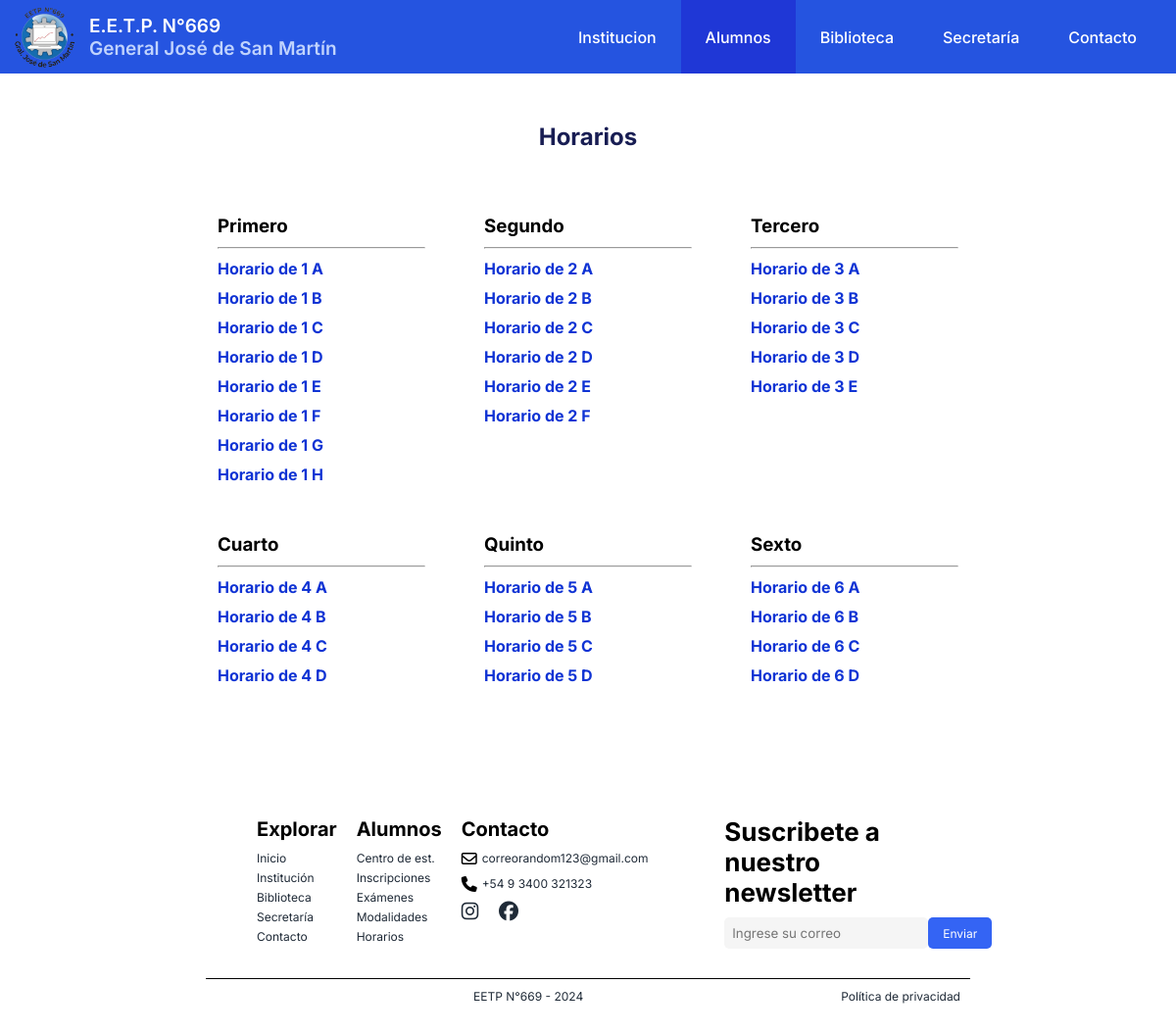
Screenshot of /alumnos/horarios with the database file from the repository.
### alumnos/models.py (models this page shows)
class Horario(models.Model):
    division = models.ForeignKey(Division, verbose_name='Curso/Division', on_delete=models.CASCADE)
    link = models.URLField(verbose_name='Link a horario', max_length=200)
    created = models.DateTimeField(auto_now_add=True)
    updated = models.DateTimeField(auto_now=True)
    def __str__(self):
        return f"Horario de {self.division}"

class Division(models.Model):
    name = models.CharField(max_length=50)
    curso = models.ForeignKey(Curso, verbose_name='Curso', on_delete=models.CASCADE)
    created = models.DateTimeField(auto_now_add=True)
    updated = models.DateTimeField(auto_now=True)
    def __str__(self):
        return f" {self.curso} {self.name}"

class Curso(models.Model):
    name = models.IntegerField(verbose_name='Curso')
    created = models.DateTimeField(auto_now_add=True)
    updated = models.DateTimeField(auto_now=True)
    def __str__(self):
        return str(self.name)

### alumnos/views.py (the view)
# urls.py: path('horarios', HorariosPageView.as_view(), name="alumnos_horarios"),
class HorariosPageView(ListView):
    model = Horario
    template_name = 'alumnos/horarios.html'
    def get_context_data(self, **kwargs):
        context = super().get_context_data(**kwargs)
        horarios = Horario.objects.all()
        print("Todos los horarios:")
        for horario in horarios:
            print(str(horario))
        context["primero"] = [horario for horario in horarios if "1" in str(horario)]
        context["segundo"] = [horario for horario in horarios if "2" in str(horario)]
        context["tercero"] = [horario for horario in horarios if "3" in str(horario)]
        context["cuarto"] = [horario for horario in horarios if "4" in str(horario)]
        context["quinto"] = [horario for horario in horarios if "5" in str(horario)]
        context["sexto"] = [horario for horario in horarios if "6" in str(horario)]
        print(f"Primero: {len(context['primero'])}, Segundo: {len(context['segundo'])}, Tercero: {len(context['tercero'])}, Cuarto: {len(context['cuarto'])}, Quinto: {len(context['quinto'])}, Sexto: {len(context['sexto'])}")
        return context

### modalidades/processors.py (called while the page is built)
def ctx_dict(request):
    ctx = {'modalidades': Modalidad.objects.all() }
    return ctx

### alumnos/templates/alumnos/horarios.html (shortened to what this page needs)
{% extends "core/base.html" %}
{% load static %}
{% block extra_css %}
    <link rel="stylesheet" href="{% static 'css/alumnos.css' %}">
    <link rel="stylesheet" href="{% static 'css/layout/textos.css' %}">
{% endblock extra_css %}
{% block content %}
<div class="container">
    <h2 class="txt_principal">Horarios</h2>
    <div class="card-container">
        <div class='col'>
            <h3>Primero</h3>
            <hr />
            {% for horario in primero %}
            <a href='{{horario.link}}'><h4>{{horario}}</h4></a>
            {% endfor %}
        </div>
        <div class='col'>
            <h3>Segundo</h3>
            <hr />
            {% for horario in segundo %}
            <a href='{{horario.link}}'><h4>{{horario}}</h4></a>
            {% endfor %}
        </div>
        <div class='col'>
            <h3>Tercero</h3>
            <hr />
            {% for horario in tercero %}
            <a href='{{horario.link}}'><h4>{{horario}}</h4></a>
            {% endfor %}
        </div>
        <div class='col'>
            <h3>Cuarto</h3>
            <hr />
            {% for horario in cuarto %}
            <a href='{{horario.link}}'><h4>{{horario}}</h4></a>
            {% endfor %}
        </div>
        <div class='col'>
            <h3>Quinto</h3>
            <hr />
            {% for horario in quinto %}
            <a href='{{horario.link}}'><h4>{{horario}}</h4></a>
            {% endfor %}
        </div>
        <div class='col'>
            <h3>Sexto</h3>
            <hr />
            {% for horario in sexto %}
            <a href='{{horario.link}}'><h4>{{horario}}</h4></a>
            {% endfor %}
        </div>
    </div>
</div>
{% endblock content %}

### core/templates/core/base.html (shortened to what this page needs)
<!DOCTYPE html>
{% load static %}
<html lang="es">
    <head>
        <link rel="stylesheet" href="{% static 'css/index.css' %}">
        <link rel="stylesheet" href="{% static 'css/inicio.css' %}">
        <link rel="stylesheet" type="text/css" href="{% static '/css/layout/nav.css' %}">
        <link rel="stylesheet" href="{% static '/css/layout/footer.css' %}">
        {% block extra_css %}
        {% endblock extra_css %}
    </head>
    <body>
        <nav class="nav">
            <div class="logo">
                <a href="/">
                    <div class="img">
                        <img src="{% static '/img/logo.png' %}" alt="">
                    </div>
                    <div class="txt">
                        <h1 class="titulo_uno">E.E.T.P. N°669</h1>
                        <h2 class="titulo_dos">General José de San Martín</h2>
                    </div>
                </a>
            </div>
            <div class="links" id="nav-links">
                <ul>
                    <li>
                        <a href="{% url 'institucion' %}" class="{% if request.path == '/institucion' %}active{% endif %}">Institucion</a>
                    </li>
                    <li class="dropdown">
                        <a href="#" class="link-alumnos {% if request.path|slice:":9" == '/alumnos/' %}active{% endif %}">Alumnos</a>
                    </li>
                    <li>
                        <a href="{% url 'biblioteca' %}" class="{% if request.path == '/biblioteca' %}active{% endif %}">Biblioteca</a>
                    </li>
                    <li>
                        <a href="{% url "secretaria" %}" class="{% if request.path == '/secretaria' %}active{% endif %}">Secretaría</a>
                    </li>
                    <li>
                        <a href="{% url "contacto" %}" class="{% if request.path == '/contacto' %}active{% endif %}">Contacto</a>
                    </li>
                </ul>
            </div>
        </nav>
        {% block content %}{% endblock content %}
        <div class="footer">
            <div class="top">
                <div class="info">
                    <div class="explorar">
                        <h4>Explorar</h4>
                        <ul>
                            <li>
                                <a href="">Inicio</a>
                            </li>
                            <li>
                                <a href="">Institución</a>
                            </li>
                            <li>
                                <a href="">Biblioteca</a>
                            </li>
                            <li>
                                <a href="">Secretaría</a>
                            </li>
                            <li>
                                <a href="">Contacto</a>
                            </li>
                        </ul>
                    </div>
                    <div class="alumnos">
                        <h4>Alumnos</h4>
                        <ul>
                            <li>
                                <a href="">Centro de est.</a>
                            </li>
                            <li>
                                <a href="">Inscripciones</a>
                            </li>
                            <li>
                                <a href="">Exámenes</a>
                            </li>
                            <li>
                                <a href="">Modalidades</a>
                            </li>
                            <li>
                                <a href="">Horarios</a>
                            </li>
                        </ul>
                    </div>
                    <div class="contacto">
                        <h4>Contacto</h4>
                        <div class="correo">
                            <i class="fa-regular fa-envelope"></i>
                            <p>correorandom123@gmail.com</p>
                        </div>
                        <div class="telefono">
                            <i class="fa-solid fa-phone"></i>
                            <p>+54 9 3400 321323</p>
                        </div>
                        <div class="redes">
                            <a href="">
                                <i class="fa-brands fa-instagram"></i>
                            </a>
                            <a href="">
                                <i class="fa-brands fa-facebook"></i>
                            </a>
                        </div>
                    </div>
                </div>
                <div class="newsletter">
                    <h3>Suscribete a nuestro newsletter</h3>
                    <div class="input">
                        <input type="text" placeholder="Ingrese su correo">
                        <button>
                            <a href="">Enviar</a>
                        </button>
                    </div>
                </div>
            </div>
            <div class="bottom">
                <p>EETP N°669 - 2024</p>
                <a href="">Política de privacidad</a>
            </div>
        </div>
    </body>
</html>

### static/css/index.css (style rules this page uses)
* { margin: 0; padding: 0; box-sizing: border-box; font-family: 'Inter', sans-serif; }
body { background-color: #f3f3f3; }

### static/css/layout/nav.css (style rules this page uses)
.nav { height: 75px; width: 100%; background-color: #2554e0; display: flex; align-items: center; justify-content: space-between; }
a { text-decoration: none; color: white; }
.logo, .logo a { display: flex; align-items: center; height: 100%; }
.img { height: 100%; }
.img img { height: 100%; margin: auto 8px; }
.txt { display: flex; flex-direction: column; }
.titulo_uno, .titulo_dos { font-size: 19px; font-weight: 600; }
.titulo_uno { color: #fff; }
.titulo_dos { color: #C0D3FD; }
.links { height: 100%; width: 650px; }
.links ul { display: flex; height: 100%; margin: auto 15px; justify-content: space-between; list-style: none; }
.links ul li { flex-grow: 1; }
.links ul li a { display: flex; align-items: center; justify-content: center; height: 100%; font-weight: 500; font-size: 16px; }
.active { background-color: #1F37D6; }
.dropdown { position: relative; }

### static/css/layout/footer.css (style rules this page uses)
.footer { width: 100%; display: flex; flex-direction: column; background-color: white; }
.footer ul { list-style: none; }
.footer a, .footer p, .footer li { color: #1F2A37; font-size: 12px; }
.footer h4 { font-size: 20px; margin: 10px 0; }
.footer .top { display: flex; justify-content: space-between; width: 58%; margin: 30px auto; }
.top .info { display: flex; width: 50%; justify-content: space-between; margin-right: 100px; }
.explorar, .alumnos { margin: 0 10px; }
.explorar li, .alumnos li { margin-bottom: 5px; }
.contacto { margin: 0 10px; display: flex; flex-direction: column; }
.correo, .telefono { display: flex; flex-direction: row; margin-bottom: 10px; }
.correo i, .telefono i { margin-right: 5px; }
.redes i { margin-right: 5px; width: 30px; height: auto; font-size: 20px; }
.top .newsletter { display: flex; flex-direction: column; justify-content: end; width: 30%; }
.top .newsletter h3 { font-size: 26px; }
.input { margin-top: 10px; display: flex; justify-content: space-between; }
.input a { color: white; }
.input input { width: 250px; padding: 8px; border: none; background-color: #F5F5F5; border-radius: 5px; }
.input button { padding: 8px 15px; border: none; border-radius: 5px; background-color: #3464F4; cursor: pointer; }
.bottom { width: 65%; margin: auto; border-top: 1px solid black; display: flex; flex-direction: row; justify-content: space-between; padding: 10px; padding-bottom: 30px; }

### static/css/alumnos.css (style rules this page uses)
.container { background-color: white; display: flex; flex-direction: column; align-items: center; min-height: 80vh; }
.container a { color: rgb(15, 51, 212); }
.container .col { display: flex; flex-direction: column; gap: 10px; }
.card-container { width: 70%; display: flex; flex-wrap: wrap; justify-content: center; margin-bottom: 10vh; gap: 20px; }
.card-container .col { width: 30%; padding: 15px 20px; }

### static/css/layout/textos.css (style rules this page uses)
.txt_principal { text-align: center; color: #181D53; margin: 50px auto; }

### rows the page displays
Horario: division.name "Horario de 1 A"
Horario: division.name "Horario de 1 B"
Horario: division.name "Horario de 1 C"
Horario: division.name "Horario de 1 D"
Horario: division.name "Horario de 1 E"
Horario: division.name "Horario de 1 F"
Horario: division.name "Horario de 1 G"
Horario: division.name "Horario de 1 H"
Horario: division.name "Horario de 2 A"
Horario: division.name "Horario de 2 B"
Horario: division.name "Horario de 2 C"
Horario: division.name "Horario de 2 D"
Horario: division.name "Horario de 2 E"
Horario: division.name "Horario de 2 F"
Horario: division.name "Horario de 3 A"
Horario: division.name "Horario de 3 B"
Horario: division.name "Horario de 3 C"
Horario: division.name "Horario de 3 D"
Horario: division.name "Horario de 3 E"
Horario: division.name "Horario de 4 A"
Horario: division.name "Horario de 4 B"
Horario: division.name "Horario de 4 C"
Horario: division.name "Horario de 4 D"
Horario: division.name "Horario de 5 A"
Horario: division.name "Horario de 5 B"
Horario: division.name "Horario de 5 C"
Horario: division.name "Horario de 5 D"
Horario: division.name "Horario de 6 A"
Horario: division.name "Horario de 6 B"
Horario: division.name "Horario de 6 C"
Horario: division.name "Horario de 6 D"
